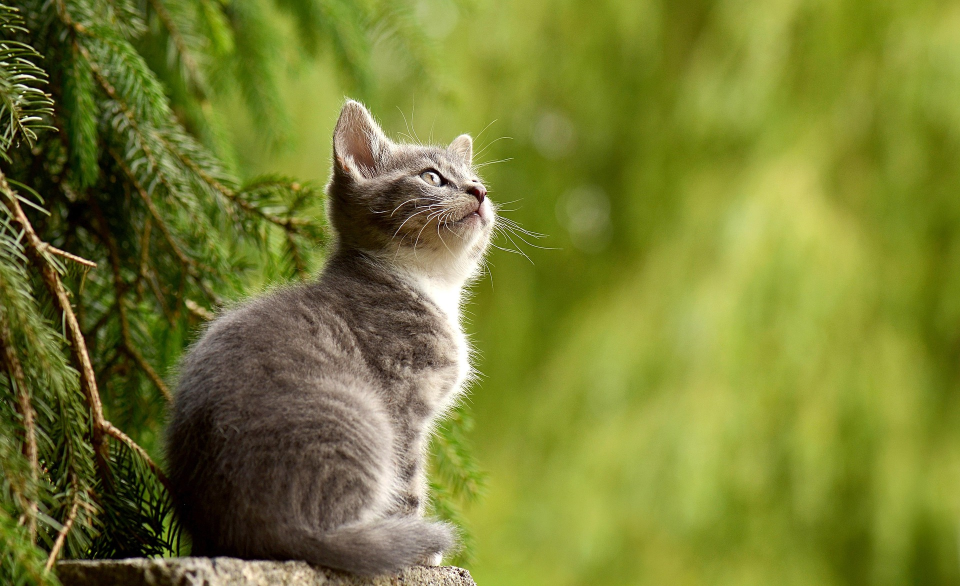
#> input picture cat.jpg, 1920 x 1172 px (shown at 1/2 size)
$ jupyter execute chapter4.ipynb
#> lines starting #> are read from the running program, lines starting #| are printed output that depends on the picture
将图像转换为结构化数组

[cell 1]
import cv2
import matplotlib.pyplot as plt


img = cv2.imread('cat.jpg')
#> img is the input picture: shape (1172, 1920, 3); mean B, G, R 49.6, 125.8, 119.1
img = img[100:1600, 100: 1200]
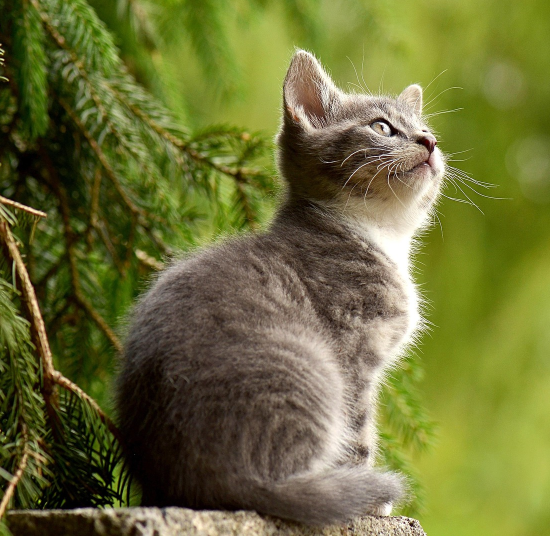
#> img: shape (1072, 1100, 3) (shown at 1/2 size); mean B, G, R 54.8, 110.9, 108.6
img_grey = cv2.cvtColor(img, cv2.COLOR_BGR2GRAY)
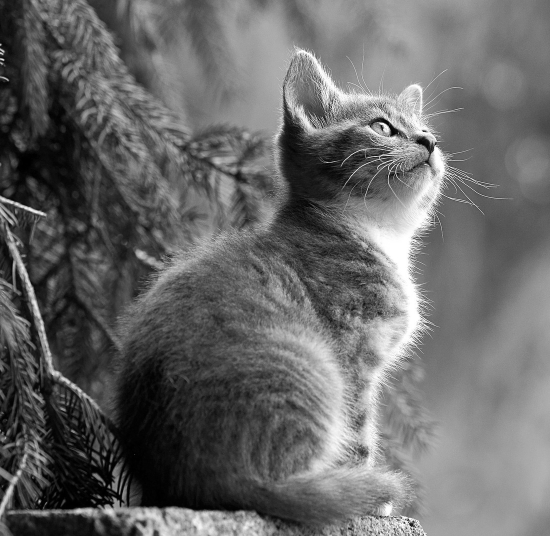
#> img_grey: shape (1072, 1100) (shown at 1/2 size); min 0, max 255, mean 103.9
plt.imshow(img_grey, cmap='gray')
plt.show()

img_color = cv2.cvtColor(img, cv2.COLOR_BGR2RGB)
plt.imshow(img_color)
plt.show()
